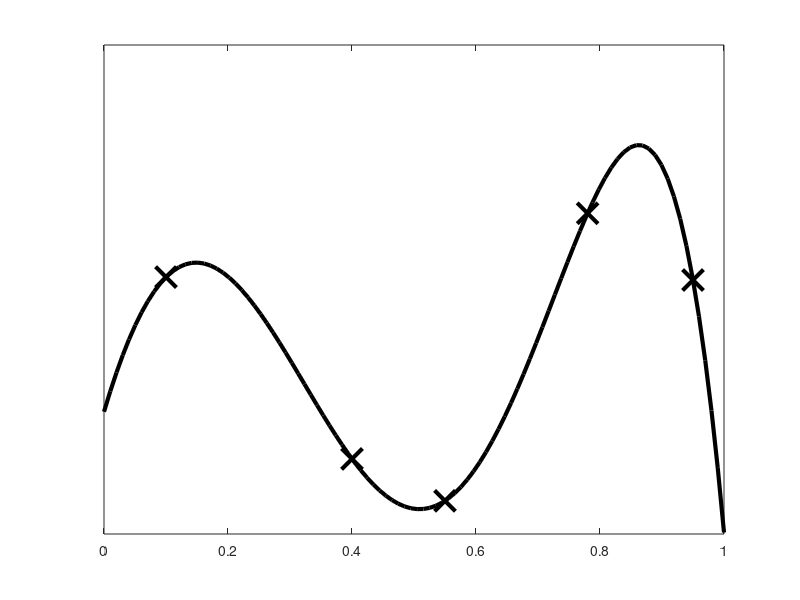
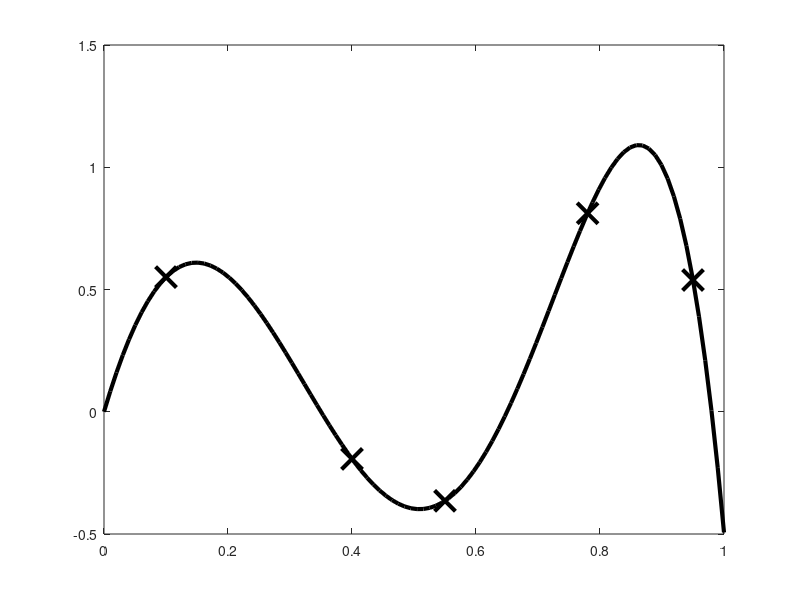

Write MATLAB code to recreate these figures, in order. (Note: this script raises an error after producing the figures.)
% Generates some figures for BO/GPB
close all;
clear all;
addpath ~/libs/kky-matlab/GPLibkky/
addpath ~/libs/kky-matlab/utils/
rng(104);

N = 100;
numSamples = 20;

func = @(t) - 70*(t-0).* (t-0.35).* (t+0.55).* (t-0.65).* (t-0.98);


LW = 3;
MS = 15;
LWS = 1.5;

c1 = [150 75 0]/255;
c2 = 'r';


% First plot the function
th = linspace(0,1,100)';
plot(th, func(th), 'LineWidth', LW, 'Color', 'k'); hold on,

% X = [0.1 0.3 0.6 0.77 0.95]';
% X = [0.1 0.4 0.75 0.95]';
X = [0.1 0.4 0.55 0.78 0.95]';
% X = [0.1 0.4 0.70 0.80 0.95]';
% X = [0.1 0.4 0.6 0.8 0.98]';
Y = func(X);
plot(X, Y, 'kx', 'MarkerSize', MS, 'LineWidth', LW);

% set(gca, 'Xtick', []);
set(gca, 'Ytick', []);

hyperparams.meanFunc = [];
hyperparams.sigmaSmRange = [];
hyperparams.sigmaPrRange = [];
hyperparams.sigmaSm = 0;
hyperparams.sigmaPr = 0;
hyperparams.noise = 0.0001;

figure;
plot(th, func(th), 'LineWidth', LW, 'Color', 'k'); hold on,
plot(X, Y, 'kx', 'MarkerSize', MS, 'LineWidth', LW);
[mu, K, funcH] = GPMargLikelihood(X, Y, th, hyperparams);
gpSamples = GPDrawSamples(mu, K, numSamples);
plot(th, gpSamples, 'LineWidth', LWS);

% set(gca, 'Xtick', []);
set(gca, 'Ytick', []);
% set(gca,'position',[0 0 1 1],'units','normalized');

% Plot UCB
figure;
betath = 2;
ucb = mu + betath * diag(K);
plot(th, ucb, 'Color', 'b', 'LineWidth', LW);
hold on;
[maxVal, maxIdx] = max(ucb);
plot(th(maxIdx), maxVal, 'r*', 'MarkerSize', MS, 'LineWidth', LW);
plot([th(maxIdx), th(maxIdx)], [-0.5 maxVal], 'r');
th(maxIdx),

text(th(maxIdx) - 0.23, maxVal + 0.025, ...
'\fontsize{20} \color{red} {\bf x_{t+1}} = 0.828');

% set(gca, 'Xtick', []);
set(gca, 'Ytick', []);
% set(gca,'position',[0 0 1 1],'units','normalized');
